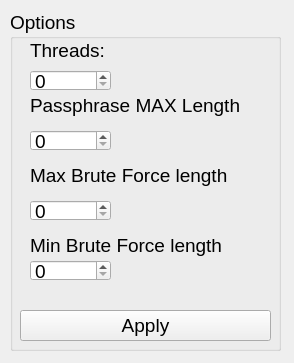
<?xml version="1.0" encoding="UTF-8"?>
<ui version="4.0">
 <class>Form</class>
 <widget class="QWidget" name="Form">
  <property name="geometry">
   <rect>
    <x>0</x>
    <y>0</y>
    <width>294</width>
    <height>363</height>
   </rect>
  </property>
  <property name="windowTitle">
   <string>Form</string>
  </property>
  <widget class="QGroupBox" name="OptionsGroup">
   <property name="geometry">
    <rect>
     <x>10</x>
     <y>10</y>
     <width>271</width>
     <height>341</height>
    </rect>
   </property>
   <property name="font">
    <font>
     <pointsize>14</pointsize>
    </font>
   </property>
   <property name="title">
    <string>Options</string>
   </property>
   <widget class="QLabel" name="threadLbl">
    <property name="geometry">
     <rect>
      <x>20</x>
      <y>30</y>
      <width>81</width>
      <height>21</height>
     </rect>
    </property>
    <property name="text">
     <string>Threads:</string>
    </property>
   </widget>
   <widget class="QSpinBox" name="threadCountSpin">
    <property name="geometry">
     <rect>
      <x>20</x>
      <y>60</y>
      <width>81</width>
      <height>21</height>
     </rect>
    </property>
   </widget>
   <widget class="QLabel" name="passphraseLengthLbl">
    <property name="geometry">
     <rect>
      <x>20</x>
      <y>80</y>
      <width>211</width>
      <height>31</height>
     </rect>
    </property>
    <property name="text">
     <string>Passphrase MAX Length:</string>
    </property>
   </widget>
   <widget class="QSpinBox" name="passphraseMaxLenSpin">
    <property name="geometry">
     <rect>
      <x>20</x>
      <y>120</y>
      <width>81</width>
      <height>21</height>
     </rect>
    </property>
   </widget>
   <widget class="QLabel" name="maxBruteForceLenLbl">
    <property name="geometry">
     <rect>
      <x>20</x>
      <y>150</y>
      <width>211</width>
      <height>31</height>
     </rect>
    </property>
    <property name="text">
     <string>Max Brute Force length</string>
    </property>
   </widget>
   <widget class="QSpinBox" name="bruteForceMaxSpin">
    <property name="geometry">
     <rect>
      <x>20</x>
      <y>190</y>
      <width>81</width>
      <height>21</height>
     </rect>
    </property>
   </widget>
   <widget class="QPushButton" name="applyOptionsBtn">
    <property name="geometry">
     <rect>
      <x>10</x>
      <y>300</y>
      <width>251</width>
      <height>31</height>
     </rect>
    </property>
    <property name="text">
     <string>Apply</string>
    </property>
   </widget>
   <widget class="QLabel" name="minBruteForceLenLbl">
    <property name="geometry">
     <rect>
      <x>20</x>
      <y>220</y>
      <width>211</width>
      <height>31</height>
     </rect>
    </property>
    <property name="text">
     <string>Min Brute Force length</string>
    </property>
   </widget>
   <widget class="QSpinBox" name="bruteForceMinSpin">
    <property name="geometry">
     <rect>
      <x>20</x>
      <y>250</y>
      <width>81</width>
      <height>21</height>
     </rect>
    </property>
   </widget>
  </widget>
 </widget>
 <resources/>
 <connections/>
</ui>
